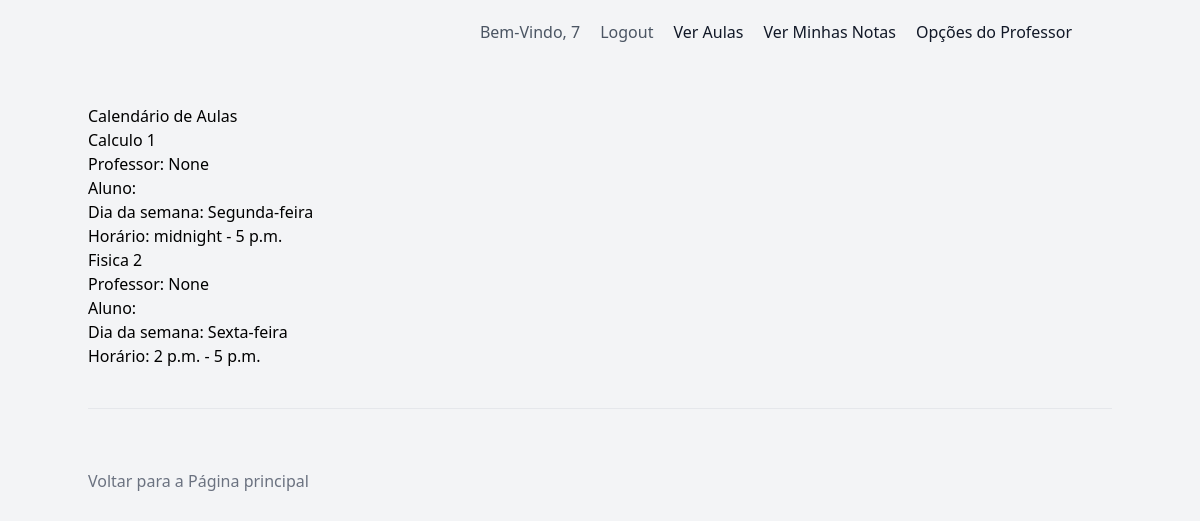
The app's page /calendario/ (signed in), older data.
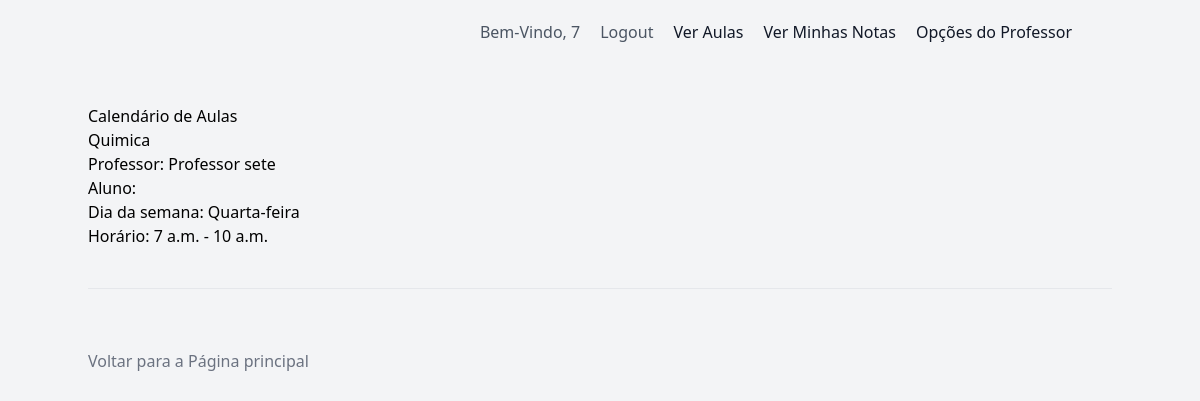
The same page, newer data.
### pi/models.py (models this page shows, shortened)
class Aula(models.Model):
    alunos = models.ManyToManyField('Estudante', related_name='aulas_estudante')
    professor = models.ForeignKey('Professor', on_delete=models.CASCADE)
    disciplina = models.ForeignKey('Disciplina', on_delete=models.CASCADE)
    sala = models.ForeignKey('Sala', on_delete=models.SET_NULL, null=True)  # Adicionado aqui
    dia_da_semana = models.CharField(max_length=20)
    hora_inicio = models.TimeField()
    hora_fim = models.TimeField()
    numero_lista = models.IntegerField(default=1)

class Disciplina(models.Model):
    nome = models.CharField(max_length=100)
    codigo = models.CharField(max_length=10)
    professor = models.ForeignKey('Professor', on_delete=models.SET_NULL, null=True)
    sala = models.ForeignKey('Sala', on_delete=models.SET_NULL, null=True)
    horario_inicio = models.TimeField()
    horario_fim = models.TimeField()

class Professor(AbstractUser):
    cordenador = models.CharField(max_length=100, null=True)
    nome = models.CharField(max_length=100, null=True)
    formacao = models.CharField(max_length=100, null=True)
    numero_funcionario = models.CharField(max_length=255, unique=True)
    senhap = models.CharField(max_length=150)
    aulas = models.ManyToManyField('Aula', related_name='professores')
    groups = models.ManyToManyField(
        'auth.Group',
        blank=True,
        help_text='The groups this user belongs to. A user will get all permissions granted to each of their groups.',
        related_name="professor_groups",
        verbose_name='groups',
    )
    user_permissions = models.ManyToManyField(
        'auth.Permission',
        blank=True,
        help_text='Specific permissions for this user.',
        related_name="professor_permissions",
        verbose_name='user permissions',
    )
    USERNAME_FIELD = 'numero_funcionario'
    PASSWORD_FIELD = 'senhap'
    class Meta:
        verbose_name = 'professor'
        verbose_name_plural = 'professors'
        db_table = 'auth_professor'
    @property
    def is_professor(self):
        return True

### pi/views.py (the view)
# urls.py: path('calendario/', views.calendario, name='calendario'),
def calendario(request):
    if request.user.is_authenticated:
        if request.user.is_professor:
            aulas = Aula.objects.filter(professor=request.user)
        else:
            aulas = Aula.objects.filter(aluno=request.user)
        return render(request, 'calendario.html', {'aulas': aulas})
    else:
        return redirect('login')

### pi/templates/calendario.html
{% extends 'base.html' %}
{% block content %}
<h1>Calendário de Aulas</h1>
<ul>
    {% for aula in aulas %}
    <li>
        <h2>{{ aula.disciplina.nome }}</h2>
        <p>Professor: {{ aula.professor.nome }}</p>
        <p>Aluno: {{ aula.aluno.nome }}</p>
        <p>Dia da semana: {{ aula.dia_da_semana }}</p>
        <p>Horário: {{ aula.hora_inicio }} - {{ aula.hora_fim }}</p>
    </li>
    {% endfor %}
</ul>
{% endblock %}

Row changes from the older to the newer data that the page shows:
removed Aula: disciplina.nome "Calculo 1", professor.nome "None", dia_da_semana "Segunda-feira", hora_inicio "midnight", hora_fim "5 p.m."
removed Aula: disciplina.nome "Fisica 2", professor.nome "None", dia_da_semana "Sexta-feira", hora_inicio "2 p.m.", hora_fim "5 p.m."
added Aula: disciplina.nome "Quimica", professor.nome "Professor sete", dia_da_semana "Quarta-feira", hora_inicio "7 a.m.", hora_fim "10 a.m."
